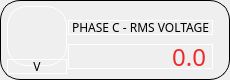
                    <widget class="QFrame" name="horizontalFrame_2">
                     <property name="minimumSize">
                      <size>
                       <width>230</width>
                       <height>80</height>
                      </size>
                     </property>
                     <property name="maximumSize">
                      <size>
                       <width>230</width>
                       <height>80</height>
                      </size>
                     </property>
                     <property name="styleSheet">
                      <string notr="true">border: 1px solid #000000;
border-radius: 20px;</string>
                     </property>
                     <layout class="QHBoxLayout" name="horizontalLayout_3">
                      <property name="spacing">
                       <number>0</number>
                      </property>
                      <property name="leftMargin">
                       <number>5</number>
                      </property>
                      <property name="topMargin">
                       <number>5</number>
                      </property>
                      <property name="rightMargin">
                       <number>5</number>
                      </property>
                      <property name="bottomMargin">
                       <number>5</number>
                      </property>
                      <item>
                       <layout class="QVBoxLayout" name="verticalLayout_5">
                        <property name="spacing">
                         <number>0</number>
                        </property>
                        <item>
                         <widget class="QLabel" name="label">
                          <property name="sizePolicy">
                           <sizepolicy hsizetype="Fixed" vsizetype="Fixed">
                            <horstretch>0</horstretch>
                            <verstretch>0</verstretch>
                           </sizepolicy>
                          </property>
                          <property name="minimumSize">
                           <size>
                            <width>60</width>
                            <height>60</height>
                           </size>
                          </property>
                          <property name="maximumSize">
                           <size>
                            <width>60</width>
                            <height>60</height>
                           </size>
                          </property>
                          <property name="styleSheet">
                           <string notr="true">border-color: rgb(255, 255, 255);
image: url(:/icons/V.jpg);</string>
                          </property>
                          <property name="text">
                           <string/>
                          </property>
                         </widget>
                        </item>
                        <item>
                         <widget class="QLabel" name="label_52">
                          <property name="sizePolicy">
                           <sizepolicy hsizetype="Fixed" vsizetype="Fixed">
                            <horstretch>0</horstretch>
                            <verstretch>0</verstretch>
                           </sizepolicy>
                          </property>
                          <property name="minimumSize">
                           <size>
                            <width>60</width>
                            <height>15</height>
                           </size>
                          </property>
                          <property name="maximumSize">
                           <size>
                            <width>60</width>
                            <height>15</height>
                           </size>
                          </property>
                          <property name="font">
                           <font>
                            <family>Gilroy</family>
                           </font>
                          </property>
                          <property name="styleSheet">
                           <string notr="true">border-color: rgb(255, 255, 255);</string>
                          </property>
                          <property name="text">
                           <string>V</string>
                          </property>
                          <property name="alignment">
                           <set>Qt::AlignCenter</set>
                          </property>
                         </widget>
                        </item>
                       </layout>
                      </item>
                      <item>
                       <layout class="QVBoxLayout" name="verticalLayout_4">
                        <property name="spacing">
                         <number>5</number>
                        </property>
                        <property name="topMargin">
                         <number>10</number>
                        </property>
                        <property name="rightMargin">
                         <number>10</number>
                        </property>
                        <item>
                         <widget class="QLabel" name="label_2">
                          <property name="sizePolicy">
                           <sizepolicy hsizetype="Fixed" vsizetype="Fixed">
                            <horstretch>0</horstretch>
                            <verstretch>0</verstretch>
                           </sizepolicy>
                          </property>
                          <property name="minimumSize">
                           <size>
                            <width>145</width>
                            <height>15</height>
                           </size>
                          </property>
                          <property name="maximumSize">
                           <size>
                            <width>145</width>
                            <height>15</height>
                           </size>
                          </property>
                          <property name="sizeIncrement">
                           <size>
                            <width>145</width>
                            <height>15</height>
                           </size>
                          </property>
                          <property name="baseSize">
                           <size>
                            <width>145</width>
                            <height>15</height>
                           </size>
                          </property>
                          <property name="font">
                           <font>
                            <family>Gilroy</family>
                            <pointsize>9</pointsize>
                           </font>
                          </property>
                          <property name="styleSheet">
                           <string notr="true">border-color: rgb(255, 255, 255);</string>
                          </property>
                          <property name="text">
                           <string>PHASE C - RMS VOLTAGE</string>
                          </property>
                         </widget>
                        </item>
                        <item>
                         <widget class="QLabel" name="rms_v_c_1">
                          <property name="sizePolicy">
                           <sizepolicy hsizetype="Preferred" vsizetype="Preferred">
                            <horstretch>0</horstretch>
                            <verstretch>0</verstretch>
                           </sizepolicy>
                          </property>
                          <property name="minimumSize">
                           <size>
                            <width>145</width>
                            <height>25</height>
                           </size>
                          </property>
                          <property name="maximumSize">
                           <size>
                            <width>145</width>
                            <height>25</height>
                           </size>
                          </property>
                          <property name="sizeIncrement">
                           <size>
                            <width>145</width>
                            <height>25</height>
                           </size>
                          </property>
                          <property name="baseSize">
                           <size>
                            <width>145</width>
                            <height>25</height>
                           </size>
                          </property>
                          <property name="font">
                           <font>
                            <family>Gilroy</family>
                            <pointsize>18</pointsize>
                           </font>
                          </property>
                          <property name="styleSheet">
                           <string notr="true">color: rgb(239, 41, 41);
border-color: rgb(255, 255, 255);</string>
                          </property>
                          <property name="text">
                           <string>0.0</string>
                          </property>
                          <property name="alignment">
                           <set>Qt::AlignRight|Qt::AlignTrailing|Qt::AlignVCenter</set>
                          </property>
                         </widget>
                        </item>
                       </layout>
                      </item>
                     </layout>
                    </widget>
